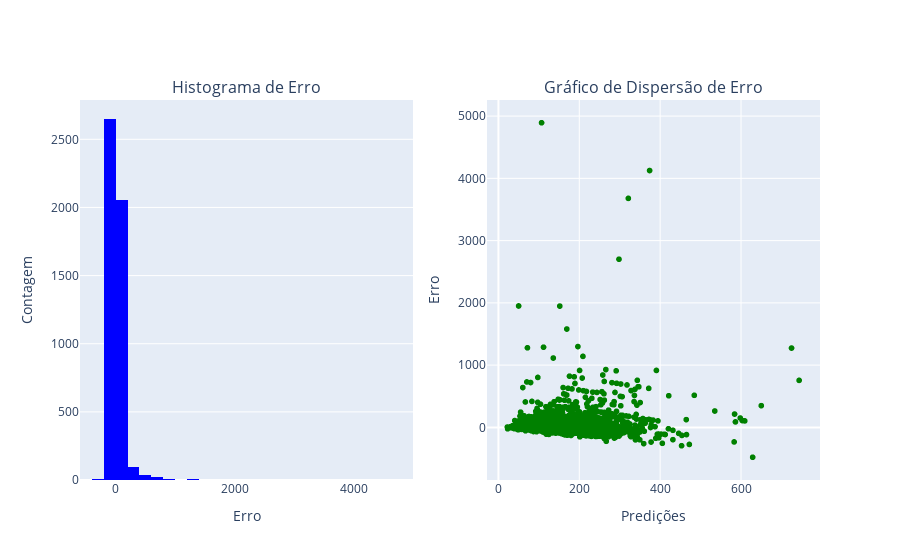

The notebook cell saved with this chart:
### Code cell
fig = make_subplots(rows=1, cols=2, subplot_titles=('Histograma de Erro', 'Gráfico de Dispersão de Erro'))

# adiciona o histograma
histogram_trace = px.histogram(df9, x='error', nbins=30).update_traces(marker=dict(color='blue')).data[0]
fig.add_trace(histogram_trace, row=1, col=1)
fig.update_xaxes(title_text='Erro', row=1, col=1)
fig.update_yaxes(title_text='Contagem', row=1, col=1)

# adiciona o gráfico de dispersão
scatter_trace = px.scatter(df9,x='predictions',y='error').update_traces(marker=dict(color='green')).data[0]
fig.add_trace(scatter_trace, row=1, col=2)
fig.update_xaxes(title_text='Predições', row=1, col=2)
fig.update_yaxes(title_text='Erro', row=1, col=2)

fig.update_layout(height=500, showlegend=False)

fig.show()

### Figure 1 — Plotly figure (JSON) as saved in the notebook; plotly's stock layout.template omitted (floating-point values rounded to 4 significant figures; data arrays with more than 128 entries replaced by an {"elided": "..."} marker saying what was removed)
{"data": [{"alignmentgroup": "True", "bingroup": "x", "hovertemplate": "error=%{x}<br>count=%{y}<extra></extra>", "legendgroup": "", "marker": {"color": "blue", "pattern": {"shape": ""}}, "name": "", "nbinsx": 30, "offsetgroup": "", "orientation": "v", "showlegend": false, "type": "histogram", "x": {"elided": "4890 float values"}, "xaxis": "x", "yaxis": "y"}, {"hovertemplate": "predictions=%{x}<br>error=%{y}<extra></extra>", "legendgroup": "", "marker": {"color": "green", "symbol": "circle"}, "mode": "markers", "name": "", "showlegend": false, "type": "scattergl", "x": {"elided": "4890 float values"}, "xaxis": "x2", "y": {"elided": "4890 float values"}, "yaxis": "y2"}], "layout": {"annotations": [{"font": {"size": 16}, "showarrow": false, "text": "Histograma de Erro", "x": 0.225, "xanchor": "center", "xref": "paper", "y": 1, "yanchor": "bottom", "yref": "paper"}, {"font": {"size": 16}, "showarrow": false, "text": "Gráfico de Dispersão de Erro", "x": 0.775, "xanchor": "center", "xref": "paper", "y": 1, "yanchor": "bottom", "yref": "paper"}], "autosize": true, "showlegend": false, "xaxis": {"anchor": "y", "autorange": true, "domain": [0, 0.45], "range": [-600, 5000], "title": {"text": "Erro"}, "type": "linear"}, "xaxis2": {"anchor": "y2", "autorange": true, "domain": [0.55, 1], "range": [-24.26, 791.4], "title": {"text": "Predições"}, "type": "linear"}, "yaxis": {"anchor": "x", "autorange": true, "domain": [0, 1], "range": [0, 2788.0], "title": {"text": "Contagem"}}, "yaxis2": {"anchor": "x2", "autorange": true, "domain": [0, 1], "range": [-923.2, 5336.0], "title": {"text": "Erro"}, "type": "linear"}}}
